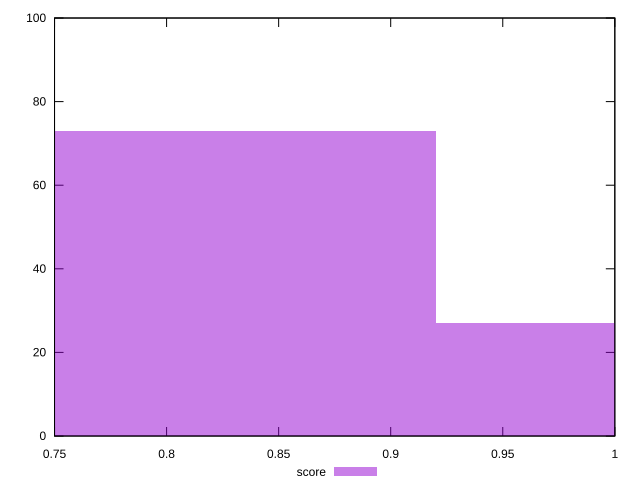

This figure's gnuplot source:
reset

$score <<EOF
0.7887568795834725 73
1.05167583944463 27
EOF

set key outside below
set boxwidth 0.2629189598611575
set xrange [0.75:1]
set yrange [0:100]
set trange [0:100]
set style fill transparent solid 0.5 noborder
set terminal svg size 640, 490 enhanced background rgb 'white'
set output "reports/report_00033_2021-03-01T14-23-16.841Z/uses-rel-preconnect/samples/astro-inner/score/histogram.svg"

plot $score title "score" with boxes

reset
